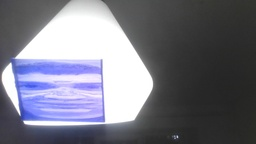
#> input picture Lab_2/2.jpg, 256 x 144 px, shrunk from 1280 x 720 before the run, found by its file name; its folder holds 4 pictures in this run
$ jupyter execute --allow-errors CV_lab_2_Plotnikov_8E21.ipynb
#> lines starting #> are read from the running program, lines starting #| are printed output that depends on the picture
[cell 1]
import numpy as np
import cv2
import matplotlib.pyplot as plt
import os

plt.style.use('dark_background')
print("Рабочая директория:", os.getcwd())

[cell 2]
# ==========================================
# 1. ЗАГРУЗКА ИЗОБРАЖЕНИЙ
# ==========================================

# Путь к папке с 8 фотографиями
data_path = 'D:\Libraries\Documents\VScode\CV_labs_Plotnikov_8E21\Lab_2\Pictures'

# Список для хранения изображений
images = []
images_gray = []

# Загружаем 8 изображений (имена: 1.jpg, 2.jpg ... 8.jpg)
for i in range(1, 9):
    filename = f"{i+1}.jpg"
    filepath = os.path.join(data_path, filename)

    if os.path.exists(filepath):
        img = cv2.imread(filepath)
#> img is the input picture: shape (144, 256, 3); mean B, G, R 131.1, 118.8, 118.3
        # Переводим в RGB для вывода
        img_rgb = cv2.cvtColor(img, cv2.COLOR_BGR2RGB)
        # Переводим в Grayscale для математики
        img_gray = cv2.cvtColor(img, cv2.COLOR_BGR2GRAY)
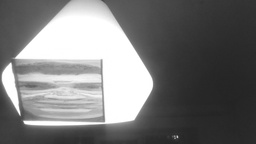
#> img_gray: shape (144, 256); min 35, max 255, mean 120

        images.append(img_rgb)
        images_gray.append(img_gray)
        print(f"Загружено: {filename}")
    else:
        print(f"Не найдено: {filename}. Проверьте путь.")
#> pass 2 of the loop `for i in range(1, 9):`:
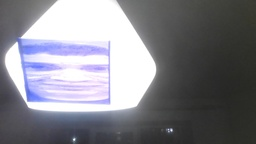
#> input picture Lab_2/3.jpg, 256 x 144 px, shrunk from 1280 x 720 before the run, found by its file name
#> img is the input picture: shape (144, 256, 3); mean B, G, R 137.7, 130.3, 130.3
#> `img_gray = cv2.cvtColor(img, cv2.COLOR_BGR2GRAY)`:
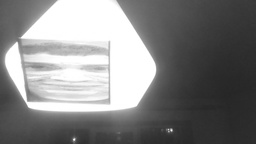
#> img_gray: shape (144, 256); min 38, max 255, mean 131.1
#> pass 3 of the loop `for i in range(1, 9):`:
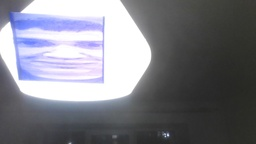
#> input picture Lab_2/4.jpg, 256 x 144 px, shrunk from 1280 x 720 before the run, found by its file name
#> img is the input picture: shape (144, 256, 3); mean B, G, R 134.3, 126.4, 125.8
#> `img_gray = cv2.cvtColor(img, cv2.COLOR_BGR2GRAY)`:
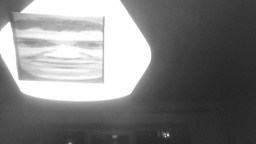
#> img_gray: shape (144, 256); min 37, max 255, mean 127.1
#> the loop made 8 passes; the first 3 are shown

# Визуализация загруженных фото
if len(images) == 8:
    plt.figure(figsize=(20, 7))
    for i in range(8):
        plt.subplot(2, 4, i+1)
        plt.imshow(images[i])
        plt.title(f"Image #{i+1}")
        plt.axis('off')
    plt.tight_layout()
    plt.show()
else:
    print(f"Загружено только {len(images)} изображений. Продолжаем с тем, что есть.")

[cell 3]
# ==========================================
# 1. ФУНКЦИЯ РУЧНОЙ СВЕРТКИ (для градиентов)
# ==========================================

# [21 lines left out: function manual_convolve, not called in this run]

[cell 4]
# ==========================================
# 2. ПРИМЕНЕНИЕ К ИЗОБРАЖЕНИЯМ
# ==========================================

# Определяем ядра Собеля (Sobel Kernels)
# Ядро для оси X (вертикальные границы)
kernel_x = np.array([
    [-1, 0, 1],
    [-2, 0, 2],
    [-1, 0, 1]
])

# Ядро для оси Y (горизонтальные границы)
kernel_y = np.array([
    [-1, -2, -1],
    [ 0,  0,  0],
    [ 1,  2,  1]
])

# Списки для хранения результатов
gradients_x = []
gradients_y = []
magnitudes = []

# Берем одно изображение для проверки (например, первое)
img_idx = 7
#> (the rest of this cell did not finish here and is left out)

[cell 5]
# ==========================================
# 3. ВИЗУАЛИЗАЦИЯ
# ==========================================
plt.figure(figsize=(20, 10))
size_x = 3
size_y = 2
# 1. Оригинал
plt.subplot(size_y, size_x, 1)
plt.imshow(img_gray, cmap='gray')
plt.title("Original Gray")
plt.axis('off')

# 2. Градиент X (вертикальные края)
plt.subplot(size_y, size_x, 2)
#> (the rest of this cell did not finish here and is left out)

[cell 6]
# ==========================================
# 1. ВСПОМОГАТЕЛЬНЫЕ ФУНКЦИИ (из методички)
# ==========================================
# [59 lines left out: functions local_max, manual_corner_detect, not called in this run]

[cell 7]
# ==========================================
# 3. ПРИМЕНЕНИЕ И ВИЗУАЛИЗАЦИЯ
# ==========================================
# Возьмем первое изображение для демонстрации
img_idx = 7
#> (the rest of this cell did not finish here and is left out)

[cell 8]
# ==========================================
# ВСПОМОГАТЕЛЬНАЯ ФУНКЦИЯ: Свертка (из методички)
# ==========================================
def convolution(image, window):
    """Ручная свертка изображения с окном"""
    start = int((window.shape[0]-1)/2)
    result = np.zeros(image.shape)
    # Используем padding для обработки краев
    padded = np.pad(image, start, mode='edge')

    for i in range(start, padded.shape[0]-start):
        for j in range(start, padded.shape[1]-start):
            # Извлекаем фрагмент и умножаем на окно
            fragment = padded[i-start : i+start+1, j-start : j+start+1]
            result[i-start, j-start] = np.sum(fragment * window)
    return result

# ==========================================
# ВСПОМОГАТЕЛЬНАЯ ФУНКЦИЯ: Локальные максимумы
# ==========================================
# [74 lines left out: functions local_max, corner_detect, not called in this run]

#> (a cell that did not finish here is left out)

[cell 10]
# ==========================================
# ВСПОМОГАТЕЛЬНЫЕ ФУНКЦИИ (из методички)
# ==========================================
def local_max(e, window_size):
    """Поиск локальных максимумов в карте отклика (e)"""
    start = int((window_size-1)/2)
    corner = dict()

    # Проходим по внутренним пикселям (пропуская края размером с окно)
    for i in range(start, e.shape[0]-start):
        for j in range(start, e.shape[1]-start):
            # Вырезаем окно вокруг текущего пикселя
            x = e[i-start : i+start+1, j-start : j+start+1]

            # Если центральный пиксель равен максимуму в этом окне — это кандидат
            if (e[i, j] == np.max(x)):
                corner[e[i, j]] = [j, i] # Сохраняем координаты в формате [x, y]
    return corner

def corner_detect(image_gray, n_corners, window_size):
    """
    Главный детектор ключевых точек.
    image_gray: серое изображение
    n_corners: сколько лучших точек вернуть
    window_size: размер окна анализа
    """
#> called with n_corners = 30, window_size = 5
    # 1. Сглаживание (убираем шум перед вычислением градиентов)
    gauss_img = cv2.GaussianBlur(image_gray, (5, 5), 3)
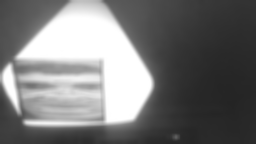
#> gauss_img: shape (144, 256); min 36, max 255, mean 120.1

    # 2. Градиенты (изменение яркости по X и Y)
    dy, dx = np.gradient(gauss_img)
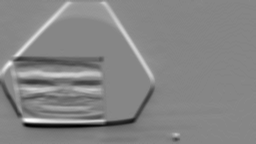
#> dy: shape (144, 256) float64; min -34.5, max 31, mean -0.3; drawn with min black and max white
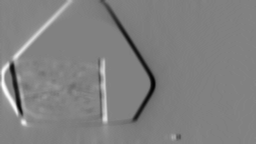
#> dx: shape (144, 256) float64; min -35, max 34, mean -0.1; drawn with min black and max white

    # 3. Создаем окно усреднения
    window = np.ones((window_size, window_size))

    # 4. Вычисляем компоненты матрицы структуры (c_xx, c_yy, c_xy)
    # Сворачиваем произведения градиентов с окном
    c_xx = convolution(dx*dx, window)
#> after the loop in convolution, `for i in range(start, padded.shape[0]-start):`:
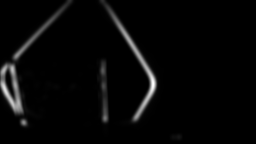
#> result: shape (144, 256) float64; min 0, max 22132, mean 634.2; drawn with min black and max white
    c_yy = convolution(dy*dy, window)
#> after the loop in convolution (call 2), `for i in range(start, padded.shape[0]-start):`:
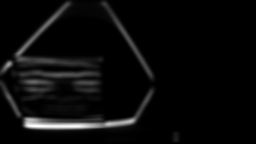
#> result: shape (144, 256) float64; min 0, max 19056, mean 808.9; drawn with min black and max white
    c_xy = convolution(dx*dy, window)
#> in convolution (call 3), `padded = np.pad(image, start, mode='edge')`:
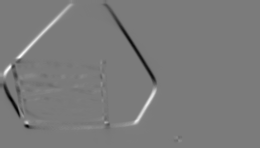
#> padded: shape (148, 260) float64; min -645.8, max 689, mean -0.9; drawn with min black and max white
#> after the loop in convolution (call 3), `for i in range(start, padded.shape[0]-start):`:
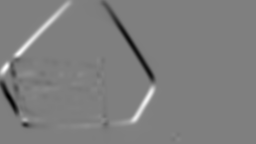
#> result: shape (144, 256) float64; min -10690.8, max 10697.8, mean -23.4; drawn with min black and max white

    # 5. Вычисляем карту отклика (Eigenvalues)
    e = np.zeros(gauss_img.shape)

    # Методичка рекомендует цикл по пикселям для нахождения собственных чисел
    for i in range(gauss_img.shape[0]):
        for j in range(gauss_img.shape[1]):
            # Матрица 2x2 для текущего пикселя
            M = np.array([[c_xx[i, j], c_xy[i, j]],
                          [c_xy[i, j], c_yy[i, j]]])

            # Находим собственные числа
            l, v = np.linalg.eig(M)

            # Критерий "угловатости" — минимальное собственное число
            e[i, j] = np.min(l)
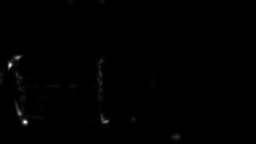
#> e: shape (144, 256) float64; min -3.55e-15, max 7820.5, mean 31.4; drawn with min black and max white

    # 6. Находим локальные максимумы
    corner = local_max(e, window_size)
#> after the loop in local_max, `for i in range(start, e.shape[0]-start):`: corner = 370 items
#> corner = 370 items

    # 7. Сортируем по силе отклика (по убыванию) и берем топ-N
    corners = []
    for key in sorted(corner.keys(), reverse=True):
        corners.append(corner[key])
        if len(corners) >= n_corners:
            break
#> this loop made 30 passes
#> key on passes 1 to 12: 7820.5, 7325, 4847.1, 4041.5, 3917.3, 1542.3, 1539.5, 1494.4, 1378.2, 1316.3, 1216.4, 972.4
#> after the loop, corners = 30 pairs, first value 10 to 177, second value 57 to 136

    return np.array(corners)

# ==========================================
# ПРИМЕНЕНИЕ И ВИЗУАЛИЗАЦИЯ
# ==========================================

# Берем первое изображение из загруженных (images_gray[0])
# Убедитесь, что переменная images_gray существует из предыдущего шага
test_image = images_gray[0]

# Ищем 30 лучших углов с окном 5x5
key_points = corner_detect(test_image, n_corners=30, window_size=5)

print(f"Найдено {len(key_points)} ключевых точек.")

# Визуализация
plt.figure(figsize=(15, 10))
plt.imshow(test_image, cmap='gray')

if len(key_points) > 0:
    # key_points содержит [x, y]
    plt.scatter(key_points[:, 0], key_points[:, 1], c='red', s=80, marker='x', linewidths=2)

plt.title(f"Результат работы детектора углов (Image 1)\nНайдено точек: {len(key_points)}")
plt.axis('off')
plt.tight_layout()
plt.show()
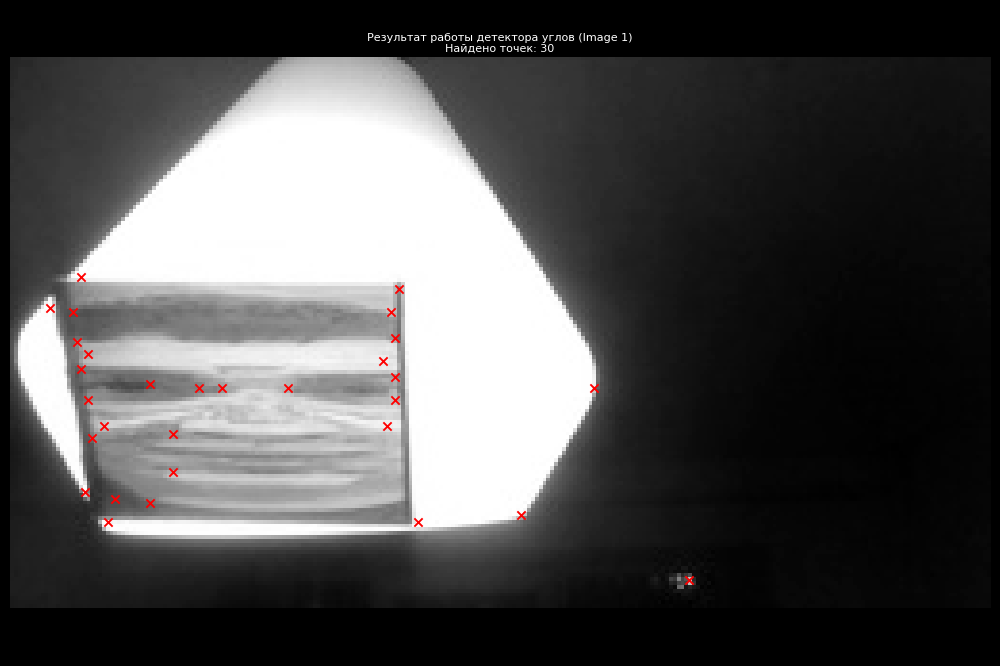
#> figure drawn by matplotlib, 1 panel
